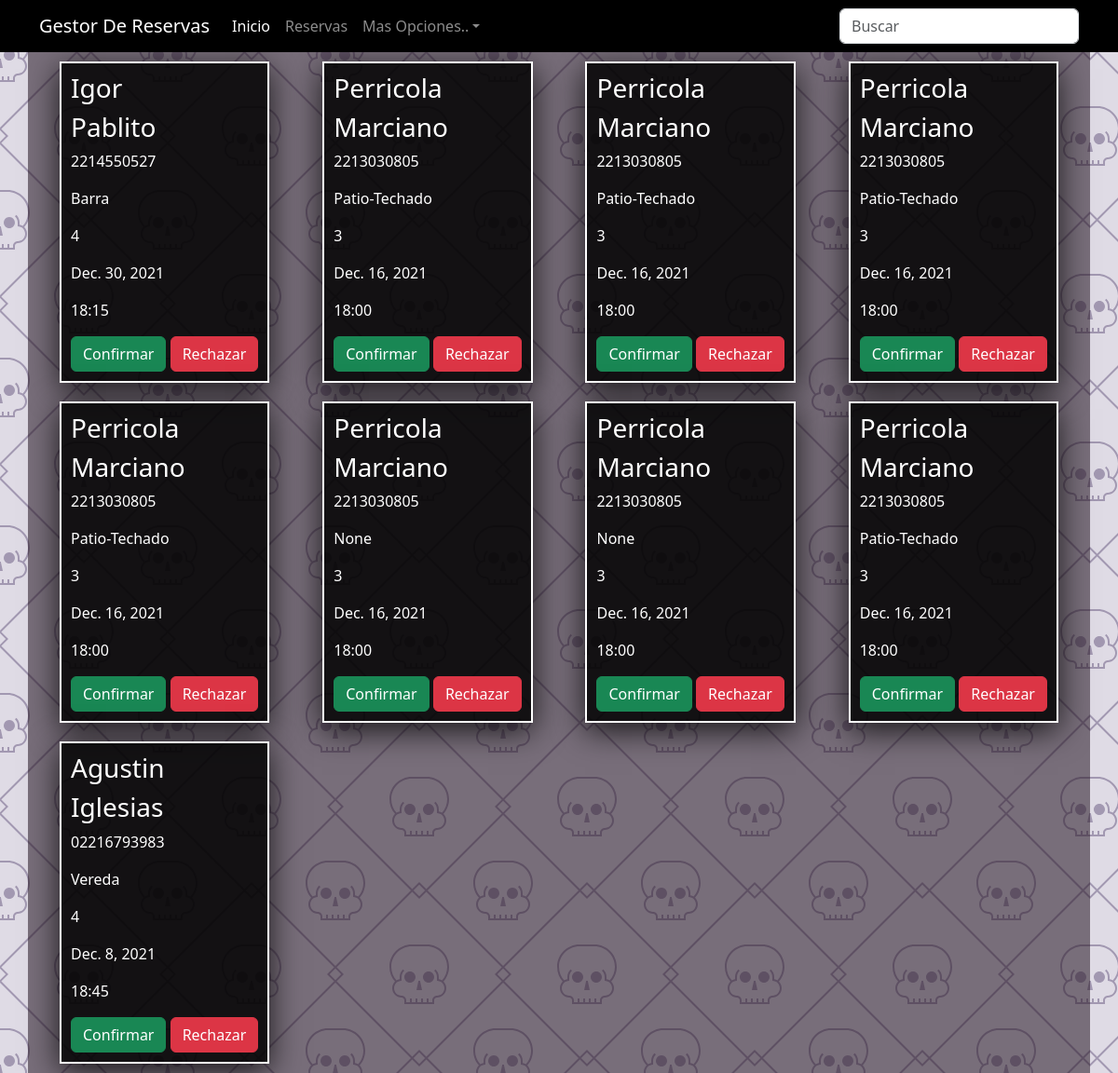
Before: /gestion/ with the older database file.
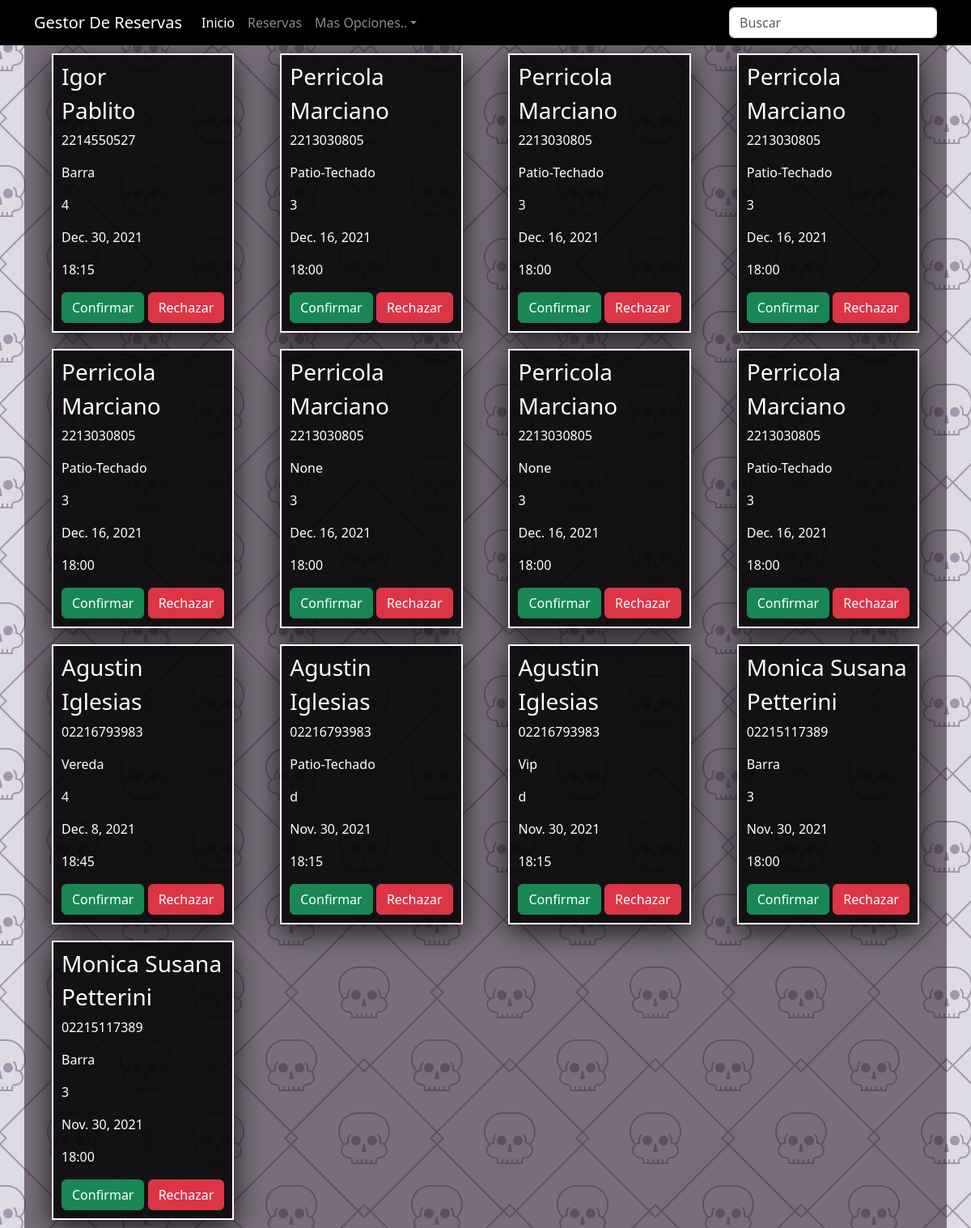
After: the same page with the newer database file.
### AppReserva/models.py (models this page shows, shortened)
class Reserva(models.Model):
    nombre = models.CharField(max_length=20)
    apellido = models.CharField(max_length=20)
    telefono = models.CharField(max_length=50)
    sector = models.ForeignKey(Sectores, null = True, blank= True,on_delete=models.CASCADE)
    comensales = models.CharField(max_length=50)
    fecha = models.DateField()
    hora = models.ForeignKey(Timer, null = True, blank= True, on_delete=models.CASCADE)
    class Meta:
        verbose_name='reserva'
        verbose_name_plural='reservas'

class Sectores(models.Model):
    sector = models.CharField(max_length=20)
    class Meta:
        verbose_name='sector'
        verbose_name_plural='sectores'
    def __str__(self):
        return '{}' .format(self.sector)

class Timer(models.Model):
    time = models.CharField(max_length=20)
    class Meta:
        verbose_name='hora'
        verbose_name_plural='horas'
    def __str__(self):
        return '{}' .format(self.time)

### AppReserva/views.py (the view)
# urls.py: path('gestion/', views.gestion, name="gestion.html"),
def gestion(request):
    reserva= Reserva.objects.all()
    return render(request,'gestion.html',{'reserva':reserva})

### AppReserva/templates/gestion.html (shortened to what this page needs)
<!DOCTYPE html>
<html lang="es">
<head>
    <link href="https://cdn.jsdelivr.net/npm/bootstrap@5.1.3/dist/css/bootstrap.min.css" rel="stylesheet">
    <link rel="stylesheet" href="https://unpkg.com/aos@next/dist/aos.css" />
    <link href="../assets/dist/css/bootstrap.min.css" rel="stylesheet">
    <link rel="stylesheet" href="/static/main.css">
</head>
<body>
    <nav class="navbar navbar-expand-lg navbar-dark" aria-label="Eighth navbar example">
        <div class="container">
          <a class="navbar-brand" href="#">Gestor De Reservas</a>
          <div class="collapse navbar-collapse" id="navbarsExample07">
            <ul class="navbar-nav me-auto mb-2 mb-lg-0">
              <li class="nav-item">
                <a class="nav-link active" aria-current="page" href="#">Inicio</a>
              </li>
              <li class="nav-item">
                <a class="nav-link" href="#">Reservas</a>
              </li>
              <li class="nav-item dropdown">
                <a class="nav-link dropdown-toggle" href="#" id="dropdown07" data-bs-toggle="dropdown" aria-expanded="false">Mas Opciones..</a>
              </li>
            </ul>
            <form>
              <input class="form-control" type="text" placeholder="Buscar" aria-label="Search">
            </form>
          </div>
        </div>
      </nav>
    <div class="Maincontainer" >
        <div class="container" >
            <div class="container-fluid">
                {% for reserva in reserva %}
                <div class="reserva" id="caja">
                    <h3 class="nombre">{{reserva.nombre}}</h3>
                    <h3>{{reserva.apellido}}</h3>
                    <p class="num">{{reserva.telefono}}</p>
                    <p>{{reserva.sector}}</p>
                    <p>{{reserva.comensales}}</p>
                    <p>{{reserva.fecha}}</p>
                    <p>{{reserva.hora}}</p>
                    <button type="submit" class="btn btn-success aceptar">Confirmar</button>
                    <button type="submit" class="btn btn-danger rechazar">Rechazar</button>
                </div>
                {% endfor %}
            </div>
        </div>
    </div>
</body>
</html>

### AppReserva/static/main.css (style rules this page uses)
html, body { height: 100%; }
.Maincontainer { background-color: #DFDBE5; }
.Maincontainer .container { background-color: rgba(41, 24, 39, 0.555); }
.Maincontainer .container .container-fluid { display: -webkit-box; display: -ms-flexbox; display: flex; -webkit-box-align: center; -ms-flex-align: center; align-items: center; -webkit-box-pack: justify; -ms-flex-pack: justify; justify-content: space-between; -ms-flex-wrap: wrap; flex-wrap: wrap; }
.Maincontainer .container .container-fluid .reserva { border: 2px solid white; margin: 10px; padding: 10px; background-color: rgba(0, 0, 0, 0.842); color: white; -webkit-box-shadow: 0 8px 32px 0 rgba(0, 0, 0, 0.808); box-shadow: 0 8px 32px 0 rgba(0, 0, 0, 0.808); }
.navbar { background-color: black; }
* { padding: 0%; margin: 0%; -webkit-box-sizing: border-box; box-sizing: border-box; }

Changed rows visible on the page:
added Reserva: nombre "Agustin", apellido "Iglesias", telefono "02216793983", sector "Patio-Techado", comensales "d", fecha "Nov. 30, 2021", hora "18:15"
added Reserva: nombre "Agustin", apellido "Iglesias", telefono "02216793983", sector "Vip", comensales "d", fecha "Nov. 30, 2021", hora "18:15"
added Reserva: nombre "Monica Susana", apellido "Petterini", telefono "02215117389", sector "Barra", comensales "3", fecha "Nov. 30, 2021", hora "18:00"
added Reserva: nombre "Monica Susana", apellido "Petterini", telefono "02215117389", sector "Barra", comensales "3", fecha "Nov. 30, 2021", hora "18:00"
